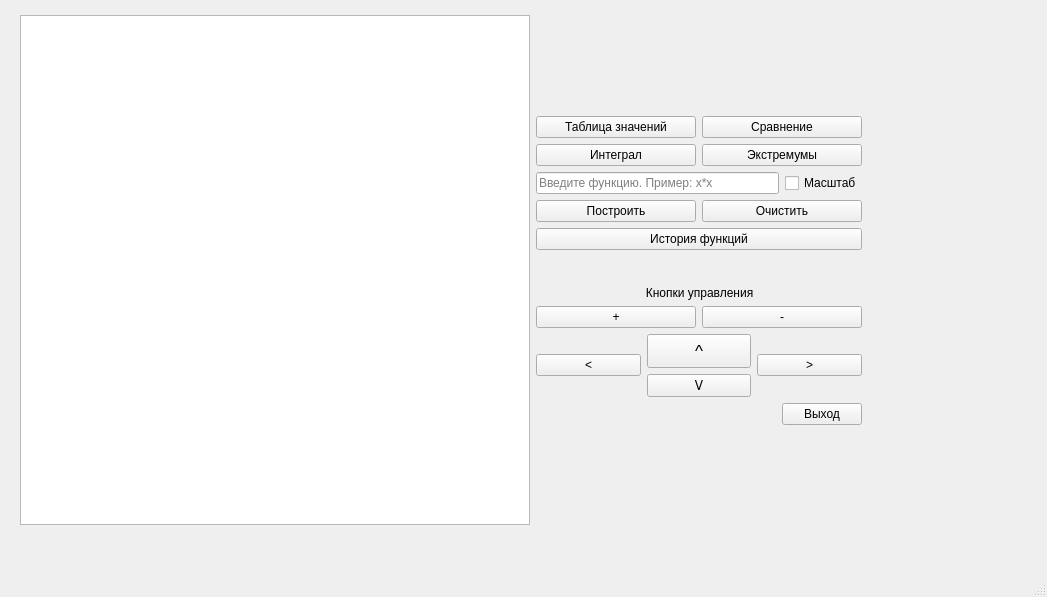
<?xml version="1.0" encoding="UTF-8"?>
<ui version="4.0">
 <class>MainWindow</class>
 <widget class="QMainWindow" name="MainWindow">
  <property name="geometry">
   <rect>
    <x>0</x>
    <y>0</y>
    <width>1047</width>
    <height>597</height>
   </rect>
  </property>
  <property name="windowTitle">
   <string>MainWindow</string>
  </property>
  <widget class="QWidget" name="centralwidget">
   <widget class="QWidget" name="horizontalLayoutWidget">
    <property name="geometry">
     <rect>
      <x>20</x>
      <y>10</y>
      <width>842</width>
      <height>521</height>
     </rect>
    </property>
    <layout class="QHBoxLayout" name="horizontalLayout">
     <item>
      <widget class="QGraphicsView" name="graphicsView">
       <property name="minimumSize">
        <size>
         <width>510</width>
         <height>510</height>
        </size>
       </property>
       <property name="maximumSize">
        <size>
         <width>510</width>
         <height>510</height>
        </size>
       </property>
       <property name="verticalScrollBarPolicy">
        <enum>Qt::ScrollBarAlwaysOff</enum>
       </property>
       <property name="horizontalScrollBarPolicy">
        <enum>Qt::ScrollBarAlwaysOff</enum>
       </property>
      </widget>
     </item>
     <item>
      <layout class="QVBoxLayout" name="verticalLayout">
       <item>
        <spacer name="verticalSpacer_2">
         <property name="orientation">
          <enum>Qt::Vertical</enum>
         </property>
         <property name="sizeHint" stdset="0">
          <size>
           <width>20</width>
           <height>40</height>
          </size>
         </property>
        </spacer>
       </item>
       <item>
        <layout class="QHBoxLayout" name="horizontalLayout_3"/>
       </item>
       <item>
        <layout class="QVBoxLayout" name="verticalLayout_4">
         <item>
          <layout class="QHBoxLayout" name="horizontalLayout_6">
           <item>
            <widget class="QPushButton" name="pushButton_12">
             <property name="text">
              <string>Таблица значений</string>
             </property>
             <property name="shortcut">
              <string/>
             </property>
            </widget>
           </item>
           <item>
            <widget class="QPushButton" name="pushButton_11">
             <property name="text">
              <string>Сравнение</string>
             </property>
            </widget>
           </item>
          </layout>
         </item>
         <item>
          <layout class="QHBoxLayout" name="horizontalLayout_7">
           <item>
            <widget class="QPushButton" name="pushButton_13">
             <property name="text">
              <string>Интеграл</string>
             </property>
            </widget>
           </item>
           <item>
            <widget class="QPushButton" name="pushButton_14">
             <property name="text">
              <string>Экстремумы</string>
             </property>
            </widget>
           </item>
          </layout>
         </item>
        </layout>
       </item>
       <item>
        <layout class="QHBoxLayout" name="horizontalLayout_5">
         <item>
          <widget class="QLineEdit" name="lineEdit">
           <property name="enabled">
            <bool>true</bool>
           </property>
           <property name="maxLength">
            <number>49</number>
           </property>
           <property name="placeholderText">
            <string>Введите функцию. Пример: x*x</string>
           </property>
          </widget>
         </item>
         <item>
          <widget class="QCheckBox" name="checkBox">
           <property name="text">
            <string>Масштаб</string>
           </property>
           <property name="checkable">
            <bool>true</bool>
           </property>
           <property name="checked">
            <bool>false</bool>
           </property>
          </widget>
         </item>
        </layout>
       </item>
       <item>
        <layout class="QGridLayout" name="gridLayout">
         <item row="0" column="1">
          <widget class="QPushButton" name="pushButton_2">
           <property name="text">
            <string>Очистить</string>
           </property>
          </widget>
         </item>
         <item row="10" column="0">
          <widget class="QPushButton" name="pushButton_7">
           <property name="text">
            <string>+</string>
           </property>
          </widget>
         </item>
         <item row="10" column="1">
          <widget class="QPushButton" name="pushButton_8">
           <property name="text">
            <string>-</string>
           </property>
          </widget>
         </item>
         <item row="2" column="0" colspan="2">
          <widget class="QPushButton" name="pushButton_9">
           <property name="text">
            <string>История функций</string>
           </property>
          </widget>
         </item>
         <item row="0" column="0">
          <widget class="QPushButton" name="pushButton">
           <property name="text">
            <string>Построить</string>
           </property>
          </widget>
         </item>
         <item row="9" column="0" colspan="2">
          <widget class="QLabel" name="label">
           <property name="text">
            <string>                                 Кнопки управления</string>
           </property>
          </widget>
         </item>
         <item row="8" column="0" colspan="2">
          <spacer name="verticalSpacer">
           <property name="orientation">
            <enum>Qt::Vertical</enum>
           </property>
           <property name="sizeHint" stdset="0">
            <size>
             <width>158</width>
             <height>30</height>
            </size>
           </property>
          </spacer>
         </item>
        </layout>
       </item>
       <item>
        <layout class="QHBoxLayout" name="horizontalLayout_2">
         <item>
          <widget class="QPushButton" name="pushButton_3">
           <property name="text">
            <string>&lt;</string>
           </property>
          </widget>
         </item>
         <item>
          <layout class="QVBoxLayout" name="verticalLayout_2">
           <item>
            <widget class="QPushButton" name="pushButton_5">
             <property name="minimumSize">
              <size>
               <width>0</width>
               <height>34</height>
              </size>
             </property>
             <property name="maximumSize">
              <size>
               <width>16777215</width>
               <height>34</height>
              </size>
             </property>
             <property name="font">
              <font>
               <pointsize>13</pointsize>
               <weight>50</weight>
               <bold>false</bold>
              </font>
             </property>
             <property name="text">
              <string>^</string>
             </property>
            </widget>
           </item>
           <item>
            <widget class="QPushButton" name="pushButton_6">
             <property name="text">
              <string>ᐯ</string>
             </property>
            </widget>
           </item>
          </layout>
         </item>
         <item>
          <widget class="QPushButton" name="pushButton_4">
           <property name="text">
            <string>&gt;</string>
           </property>
          </widget>
         </item>
        </layout>
       </item>
       <item>
        <layout class="QHBoxLayout" name="horizontalLayout_4">
         <item>
          <spacer name="horizontalSpacer">
           <property name="orientation">
            <enum>Qt::Horizontal</enum>
           </property>
           <property name="sizeHint" stdset="0">
            <size>
             <width>40</width>
             <height>20</height>
            </size>
           </property>
          </spacer>
         </item>
         <item>
          <widget class="QPushButton" name="pushButton_10">
           <property name="text">
            <string>Выход</string>
           </property>
          </widget>
         </item>
        </layout>
       </item>
       <item>
        <spacer name="verticalSpacer_4">
         <property name="orientation">
          <enum>Qt::Vertical</enum>
         </property>
         <property name="sizeHint" stdset="0">
          <size>
           <width>20</width>
           <height>40</height>
          </size>
         </property>
        </spacer>
       </item>
      </layout>
     </item>
    </layout>
   </widget>
  </widget>
  <widget class="QMenuBar" name="menubar">
   <property name="geometry">
    <rect>
     <x>0</x>
     <y>0</y>
     <width>1047</width>
     <height>30</height>
    </rect>
   </property>
  </widget>
  <widget class="QStatusBar" name="statusbar"/>
 </widget>
 <resources/>
 <connections/>
</ui>
